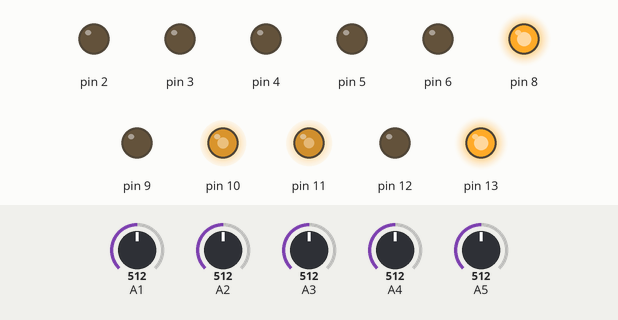
A sketch run on a simulated Arduino Uno, built with avr-gcc and run on an emulated ATmega328P. On the bench: output pins drawn as LEDs (lit = HIGH). Inputs (shaded band) come from the test bench; at power-on: A1 = 512, A2 = 512, A3 = 512, A4 = 512, A5 = 512.

Above: at 1.2 s.
1.3 s: A1 set to 891
2.8 s: A1 set to 911
At 4.0 s:
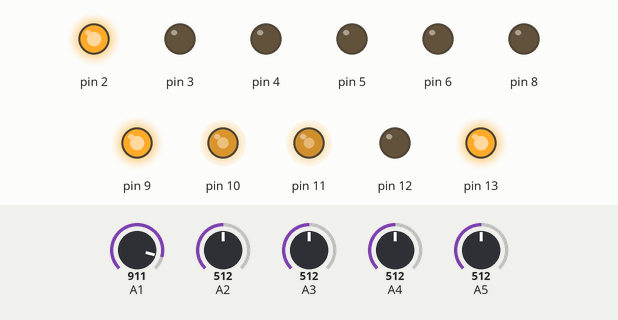
4.3 s: A2 set to 882
5.8 s: A2 set to 913
At 7.0 s:
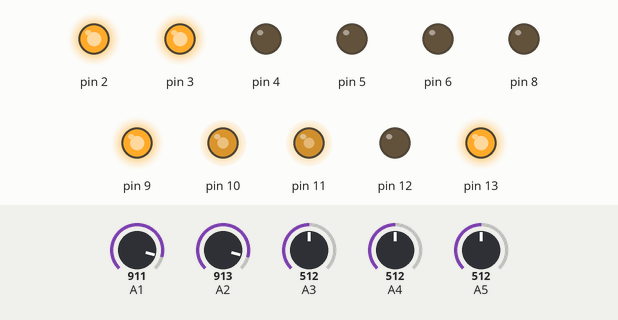
7.3 s: A3 set to 890
8.8 s: A3 set to 919
At 9.8 s:
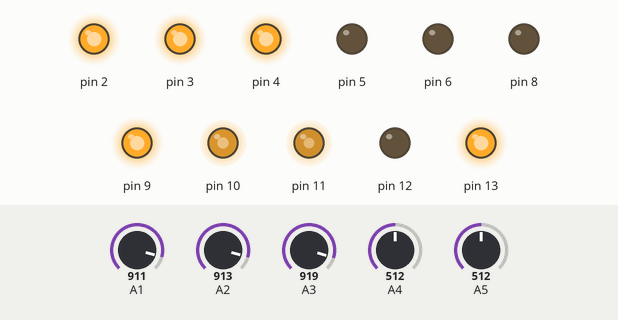
Timing chart, 0 to 11.3 s (numbered marks = the images above; inputs shaded):
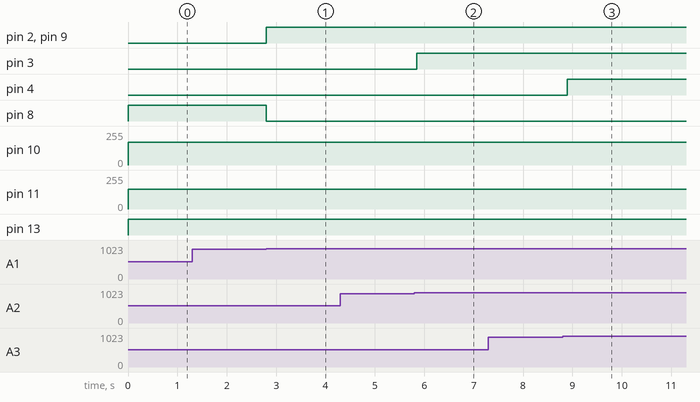

The sketch:

LED_light.ino
```cpp
void setup() {// Setup of each pin
  pinMode(2, OUTPUT);
  pinMode(3, OUTPUT);
  pinMode(4, OUTPUT);
  pinMode(5, OUTPUT);
  pinMode(6, OUTPUT);
  Serial.begin(9600); //used for intially finding sensor values
  pinMode(8,OUTPUT);
  pinMode(9,OUTPUT);
  pinMode(10,OUTPUT);
  pinMode(11,OUTPUT);
  pinMode(12,OUTPUT);
  pinMode(13,OUTPUT);
}
//Find the values of each sensor
int outputValueL=0; //A1
int outputValueCL=0; //A2
int outputValueC=0; //A3
int outputValueCR=0; //A4
int outputValueR=0; //A5
//If the sensor value is above the threshold for that particular sensor, the variable below will change to 1
int OoutputValueL=0; //A1
int OoutputValueCL=0; //A2
int OoutputValueC=0; //A3
int OoutputValueCR=0; //A4
int OoutputValueR=0; //A5


void updateSensorValues(){//function to update sensor values and turns the LED's on or off
  int threshold=900;
  //reads sensor values
  outputValueL=analogRead(A1);
  outputValueCL=analogRead(A2);
  outputValueC=analogRead(A3);
  outputValueCR=analogRead(A4);
  outputValueR=analogRead(A5);

//below code tells if the sensor is on or off, and it turns the LED's on or off
  if(outputValueL>threshold){
    OoutputValueL = 1;
    digitalWrite(2,HIGH);
  }
  if(outputValueL<threshold){
    OoutputValueL = 0;
    digitalWrite(2,LOW);
  }

   if(outputValueCL>threshold){
    OoutputValueCL = 1;
    digitalWrite(3,HIGH);
  }
  if(outputValueCL<threshold){
    OoutputValueCL = 0;
    digitalWrite(3,LOW);
  }

   if(outputValueC>threshold){
    OoutputValueC = 1;
    digitalWrite(4,HIGH);
  }
  if(outputValueC<threshold){
    OoutputValueC = 0;
    digitalWrite(4,LOW);
  }

   if(outputValueCR>threshold){
    OoutputValueCR = 1;
    digitalWrite(5,HIGH);
  }
  if(outputValueCR<threshold){
    OoutputValueCR = 0;
    digitalWrite(5,LOW);
  }
   if(outputValueR>threshold){
    OoutputValueR = 1;
    digitalWrite(6,HIGH);
  }
  if(outputValueR<threshold){
    OoutputValueR = 0;
    digitalWrite(6,LOW);
  }

}


int speed = 150;
//functions to turn the motor
void turnRightMotor(){
  digitalWrite(8,LOW);
  digitalWrite(9,HIGH);
  int speedone = speed +20;
  analogWrite(10,speedone);
}

void turnLeftMotor(){
  digitalWrite(13,LOW);
  digitalWrite(12,HIGH);
  analogWrite(11,speed);
}

void turnLeftMotorFast(){
  digitalWrite(13,LOW);
  digitalWrite(12,HIGH);
  int speed2=speed+30;
  analogWrite(11,speed2);
}
void backRightMotor(){
  digitalWrite(8,HIGH);
  digitalWrite(9,LOW);
  int speed3 = speed +20;
  analogWrite(10,speed3);
}


void backLeftMotor(){
  digitalWrite(13,HIGH);
  digitalWrite(12,LOW);
  analogWrite(11,speed);
}
void goStraight(){
  turnLeftMotor();
  turnRightMotor();
}
void stop(){
   digitalWrite(8,LOW);
  digitalWrite(9,LOW);
  digitalWrite(13,LOW);
  digitalWrite(12,LOW);
}
void loop() {
  updateSensorValues();

  //if only center sensor is on or if the middle 3 are activated
  if((OoutputValueC==1&&OoutputValueCL==0&&OoutputValueL==0&&OoutputValueCR==0&&OoutputValueR==0)||(OoutputValueC==1&&OoutputValueCL==1&&OoutputValueCR==1)){  //straight
    goStraight();
  }
  else if(OoutputValueL==1){ //turns it left
    turnRightMotor();
    backLeftMotor();
    delay(100);
  }
    else if(OoutputValueR==1){//turns it right
    turnLeftMotor();
    backRightMotor();
    delay(100);
  }
  else if(OoutputValueCL==1||(OoutputValueC==1&&OoutputValueCL==1)){ //turn left
    turnRightMotor();

}
  else if(OoutputValueCR==1||(OoutputValueC==1&&OoutputValueCR==1)){ //turn right
    turnLeftMotor();
}


  else if(OoutputValueL==0&&OoutputValueCL==0&&OoutputValueC==0&&OoutputValueCR==0&&OoutputValueR==0){//if all off, it will go backwards
  backRightMotor();
  backLeftMotor();
}


  delay(1);
}
```

Measured:
- the behaviour switches between 900 and 901 on A1 (found by bisection; images 0 and 1)
- the behaviour switches between 900 and 901 on A2 (found by bisection; images 1 and 2)
- the behaviour switches between 900 and 901 on A3 (found by bisection; images 2 and 3)
- after the input at 1.3 s, every drawn part: stays the same
- after the input at 2.8 s, pin 2, pin 9: LOW → HIGH at once; pin 8: HIGH → LOW at once
- after the input at 4.3 s, every drawn part: stays the same
- after the input at 5.8 s, pin 3: LOW → HIGH after 0.05 s
- after the input at 7.3 s, every drawn part: stays the same
- after the input at 8.8 s, pin 4: LOW → HIGH after 0.10 s
